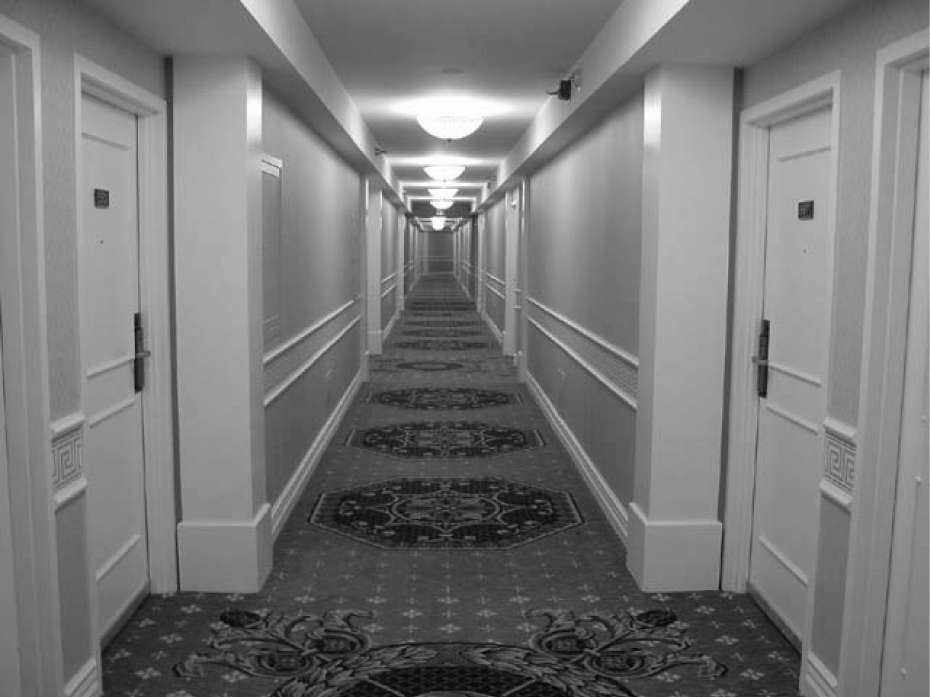
%> input picture Exercise03-Hough/corridor.png, 930 x 697 px
$ octave exercise03.m   (GNU Octave 9; MATLAB toolbox functions it lacks are replaced by stand-ins)
%> lines starting %> are read from the running program, lines starting %| are printed output that depends on the picture
%% Hough lines - Naive version

clear
close all

%Reading image
original_image=imread('corridor.png');
%> original_image is the input picture: size 697x930x3 uint8; min 1, max 255, mean 120.4
grayscale_image=double(rgb2gray(original_image));

% Lets filter the original image with a Sobel filter to find the Sobel
% magnitude
horizontal_sobel_filter=fspecial('sobel');
vertical_sobel_filter=horizontal_sobel_filter';
horizontal_filtered_image=imfilter(grayscale_image,horizontal_sobel_filter);
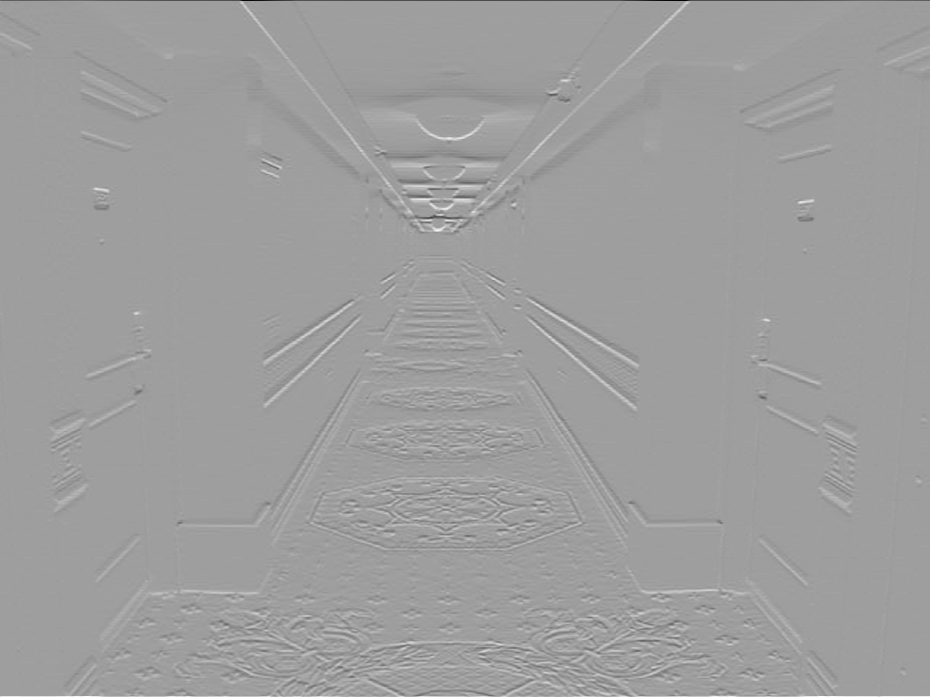
%> horizontal_filtered_image: size 697x930 double; min -930, max 568, mean 0.3; drawn with min black and max white
vertical_filtered_image=imfilter(grayscale_image,vertical_sobel_filter);
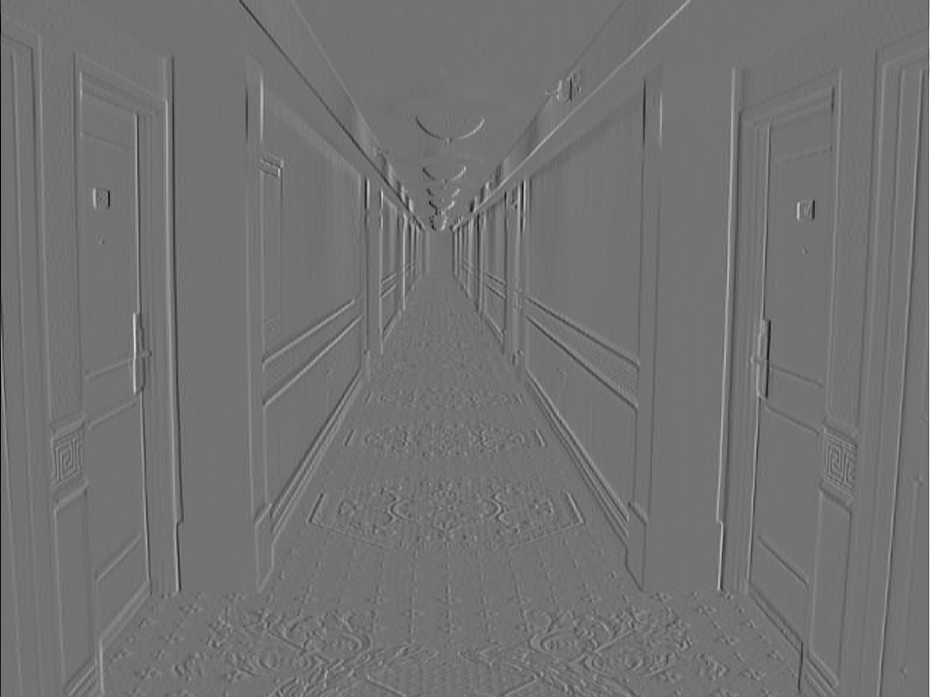
%> vertical_filtered_image: size 697x930 double; min -588, max 715, mean -0.2; drawn with min black and max white
igs=abs(horizontal_filtered_image)+abs(vertical_filtered_image);
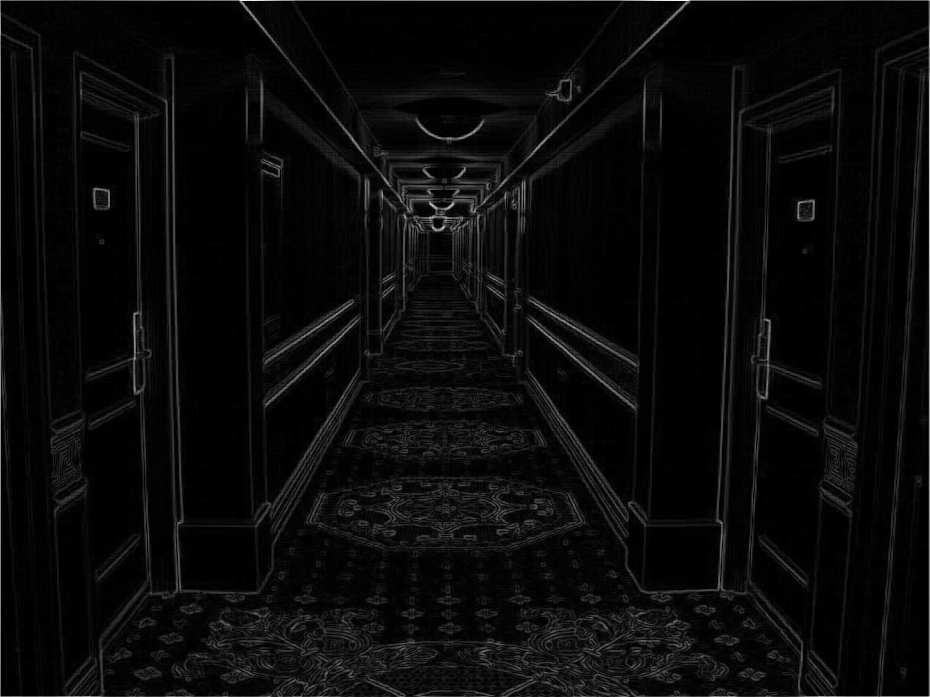
%> igs: size 697x930 double; min 0, max 954, mean 39; drawn with min black and max white

%Lets treshold the Sobel image
%And lets skip the border
thresholded_image=igs(5:end-5,5:end-5)>170;
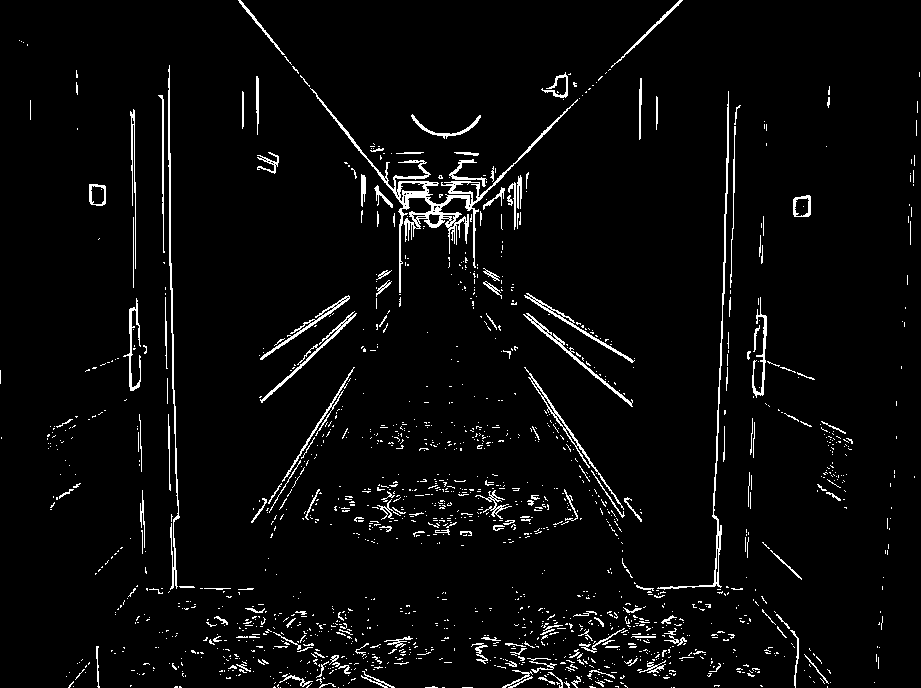
%> thresholded_image: size 688x921 logical; 3.8% white in thin lines or dots

%Using the tresholded Sobel magnitude of the corridor from earlier
[rows, cols] = size(thresholded_image);
%> rows = 688; cols = 921

theta_maximum = 90;
rho_maximum = floor(sqrt(rows^2 + cols^2)) - 1;
%> rho_maximum = 1148
theta_range = -theta_maximum:theta_maximum - 1;
rho_range = -rho_maximum:rho_maximum;
%> rho_range = 2297 values from -1148 to 1148

rho_theta_matrix = zeros(length(rho_range), length(theta_range));

wb = waitbar(0, 'Naive Hough Transform');

%> (the run ends here)
